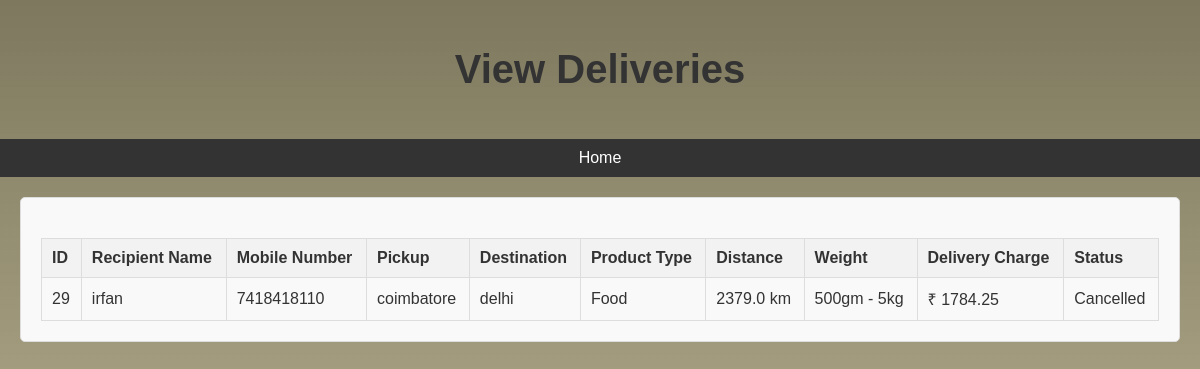
The app's page /user_view_delivery/ with its own data.
### vortex_logistics_app/models.py (models this page shows, shortened)
class Delivery(models.Model):
    recipient_name = models.CharField(max_length=100)
    recipient_mobile_number = models.CharField(max_length=15)
    pickup = models.CharField(max_length=255)
    destination = models.CharField(max_length=255)
    product_type = models.CharField(max_length=50, choices=[
        ('Documents', 'Documents'),
        ('Clothing', 'Clothing'),
        ('Electronics', 'Electronics'),
        ('Food', 'Food'),
        ('Furniture', 'Furniture'),
        ('Gifts', 'Gifts'),
        ('Health', 'Health & Beauty Products'),
        ('Office Supplies', 'Office Supplies'),
        ('Industrial Parts', 'Industrial & Automotive Parts'),
        ('Medical Supplies', 'Medical Supplies'),
    ])
    distance = models.FloatField()
    weight = models.CharField(max_length=50)
    delivery_charge = models.FloatField()
    status = models.CharField(max_length=25, choices=[
        ('Ordered', 'Ordered'),
        ('Picked', 'Picked'),
        ('In_transist', 'In_transist'),
        ('Out_for_delivery', 'Out_for_delivery'),
        ('Delivered', 'Delivered'),
        ('Cancelled', 'Cancelled'),
    ], null=True, blank=True
    )

### vortex_logistics_app/views.py (the view)
# urls.py: path('user_view_delivery/',
def user_view_delivery(request):
    names = username.objects.last()
    name = names.name
    delivery = Delivery.objects.filter(recipient_name=name)
    return render(request, "user_view_delivery.html", {'deliveries': delivery})

### vortex_logistics_app/templates/user_view_delivery.html (shortened to what this page needs)
<!DOCTYPE html>
<html lang="en">
<head>
</head>
<body>
    <h1>View Deliveries</h1>
    <nav>
        <ul>
            <li><a href="{% url 'user_home' %}">Home</a></li>
        </ul>
    </nav>
    <div class="content">
        <table>
            <thead>
                <tr>
                    <th>ID</th>
                    <th>Recipient Name</th>
                    <th>Mobile Number</th>
                    <th>Pickup</th>
                    <th>Destination</th>
                    <th>Product Type</th>
                    <th>Distance</th>
                    <th>Weight</th>
                    <th>Delivery Charge</th>
                    <th>Status</th>
                </tr>
            </thead>
            <tbody>
                {% for delivery in deliveries %}
                    <tr>
                        <td>{{ delivery.id }}</td>
                        <td>{{ delivery.recipient_name }}</td>
                        <td>{{ delivery.recipient_mobile_number }}</td>
                        <td>{{ delivery.pickup }}</td>
                        <td>{{ delivery.destination }}</td>
                        <td>{{ delivery.product_type }}</td>
                        <td>{{ delivery.distance }} km</td>
                        <td>{{ delivery.weight }}</td>
                        <td>₹ {{ delivery.delivery_charge }}</td>
                        <td>{{ delivery.status }}</td>
                    </tr>
                {% endfor %}
            </tbody>
        </table>
    </div>
</body>
</html>

### vortex_logistics_app/templates/user_view_delivery.html (style rules this page uses)
body { font-family: 'Arial', sans-serif; margin: 0; padding: 0; background-image: linear-gradient(rgba(50, 42, 0, 0.633), rgba(123, 97, 3, 0.353)), url(keith-misner-h0Vxgz5tyXA-unsplash.jpg); background-position: center; background-size: cover; color: #333; height: 100vh; }
h1 { text-align: center; padding: 20px 0; font-size: 2.5rem; color: #333; }
nav ul { list-style: none; padding: 0; display: flex; justify-content: center; background-color: #333; }
nav ul li { margin: 0 15px; }
nav ul li a { color: #fff; text-decoration: none; padding: 10px 15px; display: block; }
.content { text-align: center; padding: 20px; font-family: Arial, sans-serif; margin: 20px; padding: 20px; background-color: #f9f9f9; border: 1px solid #ddd; border-radius: 5px; }
table { width: 100%; border-collapse: collapse; margin-top: 20px; }
th, td { border: 1px solid #ddd; padding: 10px; text-align: left; }
th { background-color: #f2f2f2; }

### records on screen
Delivery: id "29", recipient_name "irfan", recipient_mobile_number "7418418110", pickup "coimbatore", destination "delhi", product_type "Food", distance "2379.0", weight "500gm - 5kg", delivery_charge "1784.25", status "Cancelled"
